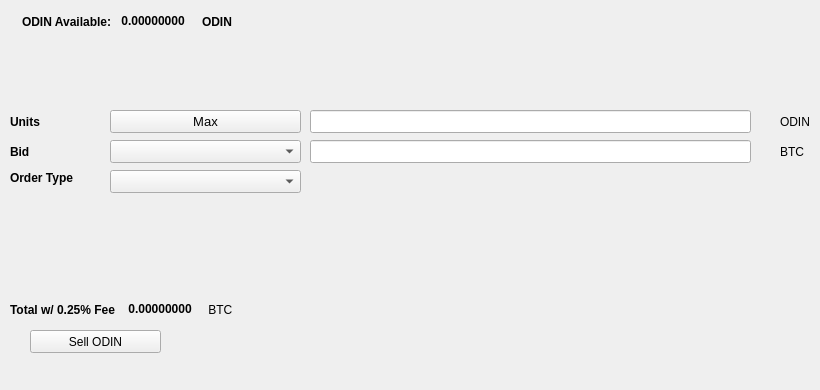
   <widget class="QWidget" name="SellTab">
    <attribute name="title">
     <string>Sell</string>
    </attribute>
    <widget class="QLabel" name="label_16">
     <property name="geometry">
      <rect>
       <x>780</x>
       <y>140</y>
       <width>31</width>
       <height>23</height>
      </rect>
     </property>
     <property name="text">
      <string>BTC</string>
     </property>
    </widget>
    <widget class="QComboBox" name="SellBidcomboBox">
     <property name="geometry">
      <rect>
       <x>110</x>
       <y>140</y>
       <width>191</width>
       <height>23</height>
      </rect>
     </property>
     <property name="font">
      <font>
       <pointsize>10</pointsize>
      </font>
     </property>
    </widget>
    <widget class="QLabel" name="label_18">
     <property name="geometry">
      <rect>
       <x>10</x>
       <y>110</y>
       <width>46</width>
       <height>23</height>
      </rect>
     </property>
     <property name="font">
      <font>
       <weight>75</weight>
       <bold>true</bold>
      </font>
     </property>
     <property name="text">
      <string>Units</string>
     </property>
    </widget>
    <widget class="QPushButton" name="Sell_Max_Amount">
     <property name="geometry">
      <rect>
       <x>110</x>
       <y>110</y>
       <width>191</width>
       <height>23</height>
      </rect>
     </property>
     <property name="font">
      <font>
       <pointsize>10</pointsize>
      </font>
     </property>
     <property name="text">
      <string>Max</string>
     </property>
    </widget>
    <widget class="QLabel" name="label_20">
     <property name="geometry">
      <rect>
       <x>10</x>
       <y>170</y>
       <width>91</width>
       <height>16</height>
      </rect>
     </property>
     <property name="font">
      <font>
       <weight>75</weight>
       <bold>true</bold>
      </font>
     </property>
     <property name="text">
      <string>Order Type</string>
     </property>
    </widget>
    <widget class="QComboBox" name="SellOrdertypeCombo">
     <property name="geometry">
      <rect>
       <x>110</x>
       <y>170</y>
       <width>191</width>
       <height>23</height>
      </rect>
     </property>
     <property name="font">
      <font>
       <pointsize>10</pointsize>
      </font>
     </property>
    </widget>
    <widget class="QLabel" name="label_21">
     <property name="geometry">
      <rect>
       <x>10</x>
       <y>140</y>
       <width>46</width>
       <height>23</height>
      </rect>
     </property>
     <property name="font">
      <font>
       <weight>75</weight>
       <bold>true</bold>
      </font>
     </property>
     <property name="text">
      <string>Bid</string>
     </property>
    </widget>
    <widget class="QLabel" name="label_22">
     <property name="geometry">
      <rect>
       <x>780</x>
       <y>110</y>
       <width>31</width>
       <height>23</height>
      </rect>
     </property>
     <property name="text">
      <string>ODIN</string>
     </property>
    </widget>
    <widget class="QLineEdit" name="UnitsInputODIN">
     <property name="geometry">
      <rect>
       <x>310</x>
       <y>110</y>
       <width>441</width>
       <height>23</height>
      </rect>
     </property>
     <property name="font">
      <font>
       <pointsize>9</pointsize>
       <weight>75</weight>
       <bold>true</bold>
      </font>
     </property>
    </widget>
    <widget class="QLineEdit" name="SellBidPriceEdit">
     <property name="geometry">
      <rect>
       <x>310</x>
       <y>140</y>
       <width>441</width>
       <height>23</height>
      </rect>
     </property>
     <property name="font">
      <font>
       <pointsize>9</pointsize>
       <weight>75</weight>
       <bold>true</bold>
      </font>
     </property>
    </widget>
    <widget class="QPushButton" name="SellODINBTN">
     <property name="geometry">
      <rect>
       <x>30</x>
       <y>330</y>
       <width>131</width>
       <height>23</height>
      </rect>
     </property>
     <property name="text">
      <string>Sell ODIN</string>
     </property>
     <property name="icon">
      <iconset resource="../odin">
       <normaloff>:/icons/bitcoin</normaloff>:/icons/bitcoin</iconset>
     </property>
    </widget>
    <widget class="QWidget" name="layoutWidget3">
     <property name="geometry">
      <rect>
       <x>22</x>
       <y>12</y>
       <width>258</width>
       <height>19</height>
      </rect>
     </property>
     <layout class="QHBoxLayout" name="horizontalLayout">
      <item>
       <widget class="QLabel" name="label232_2">
        <property name="font">
         <font>
          <weight>75</weight>
          <bold>true</bold>
         </font>
        </property>
        <property name="text">
         <string>ODIN Available:</string>
        </property>
       </widget>
      </item>
      <item>
       <widget class="QLabel" name="ODINAvailableLabel">
        <property name="palette">
         <palette>
          <active>
           <colorrole role="WindowText">
            <brush brushstyle="SolidPattern">
             <color alpha="255">
              <red>0</red>
              <green>0</green>
              <blue>0</blue>
             </color>
            </brush>
           </colorrole>
           <colorrole role="Button">
            <brush brushstyle="SolidPattern">
             <color alpha="255">
              <red>0</red>
              <green>170</green>
              <blue>0</blue>
             </color>
            </brush>
           </colorrole>
           <colorrole role="Light">
            <brush brushstyle="SolidPattern">
             <color alpha="255">
              <red>0</red>
              <green>255</green>
              <blue>0</blue>
             </color>
            </brush>
           </colorrole>
           <colorrole role="Midlight">
            <brush brushstyle="SolidPattern">
             <color alpha="255">
              <red>0</red>
              <green>212</green>
              <blue>0</blue>
             </color>
            </brush>
           </colorrole>
           <colorrole role="Dark">
            <brush brushstyle="SolidPattern">
             <color alpha="255">
              <red>0</red>
              <green>85</green>
              <blue>0</blue>
             </color>
            </brush>
           </colorrole>
           <colorrole role="Mid">
            <brush brushstyle="SolidPattern">
             <color alpha="255">
              <red>0</red>
              <green>113</green>
              <blue>0</blue>
             </color>
            </brush>
           </colorrole>
           <colorrole role="Text">
            <brush brushstyle="SolidPattern">
             <color alpha="255">
              <red>0</red>
              <green>170</green>
              <blue>0</blue>
             </color>
            </brush>
           </colorrole>
           <colorrole role="BrightText">
            <brush brushstyle="SolidPattern">
             <color alpha="255">
              <red>255</red>
              <green>255</green>
              <blue>255</blue>
             </color>
            </brush>
           </colorrole>
           <colorrole role="ButtonText">
            <brush brushstyle="SolidPattern">
             <color alpha="255">
              <red>0</red>
              <green>0</green>
              <blue>0</blue>
             </color>
            </brush>
           </colorrole>
           <colorrole role="Base">
            <brush brushstyle="SolidPattern">
             <color alpha="255">
              <red>255</red>
              <green>255</green>
              <blue>255</blue>
             </color>
            </brush>
           </colorrole>
           <colorrole role="Window">
            <brush brushstyle="SolidPattern">
             <color alpha="255">
              <red>0</red>
              <green>170</green>
              <blue>0</blue>
             </color>
            </brush>
           </colorrole>
           <colorrole role="Shadow">
            <brush brushstyle="SolidPattern">
             <color alpha="255">
              <red>0</red>
              <green>0</green>
              <blue>0</blue>
             </color>
            </brush>
           </colorrole>
           <colorrole role="AlternateBase">
            <brush brushstyle="SolidPattern">
             <color alpha="255">
              <red>127</red>
              <green>212</green>
              <blue>127</blue>
             </color>
            </brush>
           </colorrole>
           <colorrole role="ToolTipBase">
            <brush brushstyle="SolidPattern">
             <color alpha="255">
              <red>255</red>
              <green>255</green>
              <blue>220</blue>
             </color>
            </brush>
           </colorrole>
           <colorrole role="ToolTipText">
            <brush brushstyle="SolidPattern">
             <color alpha="255">
              <red>0</red>
              <green>0</green>
              <blue>0</blue>
             </color>
            </brush>
           </colorrole>
          </active>
          <inactive>
           <colorrole role="WindowText">
            <brush brushstyle="SolidPattern">
             <color alpha="255">
              <red>0</red>
              <green>0</green>
              <blue>0</blue>
             </color>
            </brush>
           </colorrole>
           <colorrole role="Button">
            <brush brushstyle="SolidPattern">
             <color alpha="255">
              <red>0</red>
              <green>170</green>
              <blue>0</blue>
             </color>
            </brush>
           </colorrole>
           <colorrole role="Light">
            <brush brushstyle="SolidPattern">
             <color alpha="255">
              <red>0</red>
              <green>255</green>
              <blue>0</blue>
             </color>
            </brush>
           </colorrole>
           <colorrole role="Midlight">
            <brush brushstyle="SolidPattern">
             <color alpha="255">
              <red>0</red>
              <green>212</green>
              <blue>0</blue>
             </color>
            </brush>
           </colorrole>
           <colorrole role="Dark">
            <brush brushstyle="SolidPattern">
             <color alpha="255">
              <red>0</red>
              <green>85</green>
              <blue>0</blue>
             </color>
            </brush>
           </colorrole>
           <colorrole role="Mid">
            <brush brushstyle="SolidPattern">
             <color alpha="255">
              <red>0</red>
              <green>113</green>
              <blue>0</blue>
             </color>
            </brush>
           </colorrole>
           <colorrole role="Text">
            <brush brushstyle="SolidPattern">
             <color alpha="255">
              <red>0</red>
              <green>170</green>
              <blue>0</blue>
             </color>
            </brush>
           </colorrole>
           <colorrole role="BrightText">
            <brush brushstyle="SolidPattern">
             <color alpha="255">
              <red>255</red>
              <green>255</green>
              <blue>255</blue>
             </color>
            </brush>
           </colorrole>
           <colorrole role="ButtonText">
            <brush brushstyle="SolidPattern">
             <color alpha="255">
              <red>0</red>
              <green>0</green>
              <blue>0</blue>
             </color>
            </brush>
           </colorrole>
           <colorrole role="Base">
            <brush brushstyle="SolidPattern">
             <color alpha="255">
              <red>255</red>
              <green>255</green>
              <blue>255</blue>
             </color>
            </brush>
           </colorrole>
           <colorrole role="Window">
            <brush brushstyle="SolidPattern">
             <color alpha="255">
              <red>0</red>
              <green>170</green>
              <blue>0</blue>
             </color>
            </brush>
           </colorrole>
           <colorrole role="Shadow">
            <brush brushstyle="SolidPattern">
             <color alpha="255">
              <red>0</red>
              <green>0</green>
              <blue>0</blue>
             </color>
            </brush>
           </colorrole>
           <colorrole role="AlternateBase">
            <brush brushstyle="SolidPattern">
             <color alpha="255">
              <red>127</red>
              <green>212</green>
              <blue>127</blue>
             </color>
            </brush>
           </colorrole>
           <colorrole role="ToolTipBase">
            <brush brushstyle="SolidPattern">
             <color alpha="255">
              <red>255</red>
              <green>255</green>
              <blue>220</blue>
             </color>
            </brush>
           </colorrole>
           <colorrole role="ToolTipText">
            <brush brushstyle="SolidPattern">
             <color alpha="255">
              <red>0</red>
              <green>0</green>
              <blue>0</blue>
             </color>
            </brush>
           </colorrole>
          </inactive>
          <disabled>
           <colorrole role="WindowText">
            <brush brushstyle="SolidPattern">
             <color alpha="255">
              <red>0</red>
              <green>85</green>
              <blue>0</blue>
             </color>
            </brush>
           </colorrole>
           <colorrole role="Button">
            <brush brushstyle="SolidPattern">
             <color alpha="255">
              <red>0</red>
              <green>170</green>
              <blue>0</blue>
             </color>
            </brush>
           </colorrole>
           <colorrole role="Light">
            <brush brushstyle="SolidPattern">
             <color alpha="255">
              <red>0</red>
              <green>255</green>
              <blue>0</blue>
             </color>
            </brush>
           </colorrole>
           <colorrole role="Midlight">
            <brush brushstyle="SolidPattern">
             <color alpha="255">
              <red>0</red>
              <green>212</green>
              <blue>0</blue>
             </color>
            </brush>
           </colorrole>
           <colorrole role="Dark">
            <brush brushstyle="SolidPattern">
             <color alpha="255">
              <red>0</red>
              <green>85</green>
              <blue>0</blue>
             </color>
            </brush>
           </colorrole>
           <colorrole role="Mid">
            <brush brushstyle="SolidPattern">
             <color alpha="255">
              <red>0</red>
              <green>113</green>
              <blue>0</blue>
             </color>
            </brush>
           </colorrole>
           <colorrole role="Text">
            <brush brushstyle="SolidPattern">
             <color alpha="255">
              <red>0</red>
              <green>85</green>
              <blue>0</blue>
             </color>
            </brush>
           </colorrole>
           <colorrole role="BrightText">
            <brush brushstyle="SolidPattern">
             <color alpha="255">
              <red>255</red>
              <green>255</green>
              <blue>255</blue>
             </color>
            </brush>
           </colorrole>
           <colorrole role="ButtonText">
            <brush brushstyle="SolidPattern">
             <color alpha="255">
              <red>0</red>
              <green>85</green>
              <blue>0</blue>
             </color>
            </brush>
           </colorrole>
           <colorrole role="Base">
            <brush brushstyle="SolidPattern">
             <color alpha="255">
              <red>0</red>
              <green>170</green>
              <blue>0</blue>
             </color>
            </brush>
           </colorrole>
           <colorrole role="Window">
            <brush brushstyle="SolidPattern">
             <color alpha="255">
              <red>0</red>
              <green>170</green>
              <blue>0</blue>
             </color>
            </brush>
           </colorrole>
           <colorrole role="Shadow">
            <brush brushstyle="SolidPattern">
             <color alpha="255">
              <red>0</red>
              <green>0</green>
              <blue>0</blue>
             </color>
            </brush>
           </colorrole>
           <colorrole role="AlternateBase">
            <brush brushstyle="SolidPattern">
             <color alpha="255">
              <red>0</red>
              <green>170</green>
              <blue>0</blue>
             </color>
            </brush>
           </colorrole>
           <colorrole role="ToolTipBase">
            <brush brushstyle="SolidPattern">
             <color alpha="255">
              <red>255</red>
              <green>255</green>
              <blue>220</blue>
             </color>
            </brush>
           </colorrole>
           <colorrole role="ToolTipText">
            <brush brushstyle="SolidPattern">
             <color alpha="255">
              <red>0</red>
              <green>0</green>
              <blue>0</blue>
             </color>
            </brush>
           </colorrole>
          </disabled>
         </palette>
        </property>
        <property name="font">
         <font>
          <weight>75</weight>
          <bold>true</bold>
         </font>
        </property>
        <property name="text">
         <string> 0.00000000 </string>
        </property>
        <property name="textInteractionFlags">
         <set>Qt::LinksAccessibleByMouse|Qt::TextSelectableByKeyboard|Qt::TextSelectableByMouse</set>
        </property>
       </widget>
      </item>
      <item>
       <widget class="QLabel" name="labelODIN">
        <property name="font">
         <font>
          <weight>75</weight>
          <bold>true</bold>
         </font>
        </property>
        <property name="text">
         <string>ODIN</string>
        </property>
       </widget>
      </item>
     </layout>
    </widget>
    <widget class="QWidget" name="layoutWidget">
     <property name="geometry">
      <rect>
       <x>10</x>
       <y>300</y>
       <width>268</width>
       <height>19</height>
      </rect>
     </property>
     <layout class="QHBoxLayout" name="horizontalLayout_2">
      <item>
       <widget class="QLabel" name="label_19">
        <property name="font">
         <font>
          <weight>75</weight>
          <bold>true</bold>
         </font>
        </property>
        <property name="text">
         <string>Total w/ 0.25% Fee </string>
        </property>
       </widget>
      </item>
      <item>
       <widget class="QLabel" name="SellCostLabel">
        <property name="palette">
         <palette>
          <active>
           <colorrole role="WindowText">
            <brush brushstyle="SolidPattern">
             <color alpha="255">
              <red>0</red>
              <green>0</green>
              <blue>0</blue>
             </color>
            </brush>
           </colorrole>
           <colorrole role="Button">
            <brush brushstyle="SolidPattern">
             <color alpha="255">
              <red>0</red>
              <green>170</green>
              <blue>0</blue>
             </color>
            </brush>
           </colorrole>
           <colorrole role="Light">
            <brush brushstyle="SolidPattern">
             <color alpha="255">
              <red>0</red>
              <green>255</green>
              <blue>0</blue>
             </color>
            </brush>
           </colorrole>
           <colorrole role="Midlight">
            <brush brushstyle="SolidPattern">
             <color alpha="255">
              <red>0</red>
              <green>212</green>
              <blue>0</blue>
             </color>
            </brush>
           </colorrole>
           <colorrole role="Dark">
            <brush brushstyle="SolidPattern">
             <color alpha="255">
              <red>0</red>
              <green>85</green>
              <blue>0</blue>
             </color>
            </brush>
           </colorrole>
           <colorrole role="Mid">
            <brush brushstyle="SolidPattern">
             <color alpha="255">
              <red>0</red>
              <green>113</green>
              <blue>0</blue>
             </color>
            </brush>
           </colorrole>
           <colorrole role="Text">
            <brush brushstyle="SolidPattern">
             <color alpha="255">
              <red>0</red>
              <green>170</green>
              <blue>0</blue>
             </color>
            </brush>
           </colorrole>
           <colorrole role="BrightText">
            <brush brushstyle="SolidPattern">
             <color alpha="255">
              <red>255</red>
              <green>255</green>
              <blue>255</blue>
             </color>
            </brush>
           </colorrole>
           <colorrole role="ButtonText">
            <brush brushstyle="SolidPattern">
             <color alpha="255">
              <red>0</red>
              <green>0</green>
              <blue>0</blue>
             </color>
            </brush>
           </colorrole>
           <colorrole role="Base">
            <brush brushstyle="SolidPattern">
             <color alpha="255">
              <red>255</red>
              <green>255</green>
              <blue>255</blue>
             </color>
            </brush>
           </colorrole>
           <colorrole role="Window">
            <brush brushstyle="SolidPattern">
             <color alpha="255">
              <red>0</red>
              <green>170</green>
              <blue>0</blue>
             </color>
            </brush>
           </colorrole>
           <colorrole role="Shadow">
            <brush brushstyle="SolidPattern">
             <color alpha="255">
              <red>0</red>
              <green>0</green>
              <blue>0</blue>
             </color>
            </brush>
           </colorrole>
           <colorrole role="AlternateBase">
            <brush brushstyle="SolidPattern">
             <color alpha="255">
              <red>127</red>
              <green>212</green>
              <blue>127</blue>
             </color>
            </brush>
           </colorrole>
           <colorrole role="ToolTipBase">
            <brush brushstyle="SolidPattern">
             <color alpha="255">
              <red>255</red>
              <green>255</green>
              <blue>220</blue>
             </color>
            </brush>
           </colorrole>
           <colorrole role="ToolTipText">
            <brush brushstyle="SolidPattern">
             <color alpha="255">
              <red>0</red>
              <green>0</green>
              <blue>0</blue>
             </color>
            </brush>
           </colorrole>
          </active>
          <inactive>
           <colorrole role="WindowText">
            <brush brushstyle="SolidPattern">
             <color alpha="255">
              <red>0</red>
              <green>0</green>
              <blue>0</blue>
             </color>
            </brush>
           </colorrole>
           <colorrole role="Button">
            <brush brushstyle="SolidPattern">
             <color alpha="255">
              <red>0</red>
              <green>170</green>
              <blue>0</blue>
             </color>
            </brush>
           </colorrole>
           <colorrole role="Light">
            <brush brushstyle="SolidPattern">
             <color alpha="255">
              <red>0</red>
              <green>255</green>
              <blue>0</blue>
             </color>
            </brush>
           </colorrole>
           <colorrole role="Midlight">
            <brush brushstyle="SolidPattern">
             <color alpha="255">
              <red>0</red>
              <green>212</green>
              <blue>0</blue>
             </color>
            </brush>
           </colorrole>
           <colorrole role="Dark">
            <brush brushstyle="SolidPattern">
             <color alpha="255">
              <red>0</red>
              <green>85</green>
              <blue>0</blue>
             </color>
            </brush>
           </colorrole>
           <colorrole role="Mid">
            <brush brushstyle="SolidPattern">
             <color alpha="255">
              <red>0</red>
              <green>113</green>
              <blue>0</blue>
             </color>
            </brush>
           </colorrole>
           <colorrole role="Text">
            <brush brushstyle="SolidPattern">
             <color alpha="255">
              <red>0</red>
              <green>170</green>
              <blue>0</blue>
             </color>
            </brush>
           </colorrole>
           <colorrole role="BrightText">
            <brush brushstyle="SolidPattern">
             <color alpha="255">
              <red>255</red>
              <green>255</green>
              <blue>255</blue>
             </color>
            </brush>
           </colorrole>
           <colorrole role="ButtonText">
            <brush brushstyle="SolidPattern">
             <color alpha="255">
              <red>0</red>
              <green>0</green>
              <blue>0</blue>
             </color>
            </brush>
           </colorrole>
           <colorrole role="Base">
            <brush brushstyle="SolidPattern">
             <color alpha="255">
              <red>255</red>
              <green>255</green>
              <blue>255</blue>
             </color>
            </brush>
           </colorrole>
           <colorrole role="Window">
            <brush brushstyle="SolidPattern">
             <color alpha="255">
              <red>0</red>
              <green>170</green>
              <blue>0</blue>
             </color>
            </brush>
           </colorrole>
           <colorrole role="Shadow">
            <brush brushstyle="SolidPattern">
             <color alpha="255">
              <red>0</red>
              <green>0</green>
              <blue>0</blue>
             </color>
            </brush>
           </colorrole>
           <colorrole role="AlternateBase">
            <brush brushstyle="SolidPattern">
             <color alpha="255">
              <red>127</red>
              <green>212</green>
              <blue>127</blue>
             </color>
            </brush>
           </colorrole>
           <colorrole role="ToolTipBase">
            <brush brushstyle="SolidPattern">
             <color alpha="255">
              <red>255</red>
              <green>255</green>
              <blue>220</blue>
             </color>
            </brush>
           </colorrole>
           <colorrole role="ToolTipText">
            <brush brushstyle="SolidPattern">
             <color alpha="255">
              <red>0</red>
              <green>0</green>
              <blue>0</blue>
             </color>
            </brush>
           </colorrole>
          </inactive>
          <disabled>
           <colorrole role="WindowText">
            <brush brushstyle="SolidPattern">
             <color alpha="255">
              <red>0</red>
              <green>85</green>
              <blue>0</blue>
             </color>
            </brush>
           </colorrole>
           <colorrole role="Button">
            <brush brushstyle="SolidPattern">
             <color alpha="255">
              <red>0</red>
              <green>170</green>
              <blue>0</blue>
             </color>
            </brush>
           </colorrole>
           <colorrole role="Light">
            <brush brushstyle="SolidPattern">
             <color alpha="255">
              <red>0</red>
              <green>255</green>
              <blue>0</blue>
             </color>
            </brush>
           </colorrole>
           <colorrole role="Midlight">
            <brush brushstyle="SolidPattern">
             <color alpha="255">
              <red>0</red>
              <green>212</green>
              <blue>0</blue>
             </color>
            </brush>
           </colorrole>
           <colorrole role="Dark">
            <brush brushstyle="SolidPattern">
             <color alpha="255">
              <red>0</red>
              <green>85</green>
              <blue>0</blue>
             </color>
            </brush>
           </colorrole>
           <colorrole role="Mid">
            <brush brushstyle="SolidPattern">
             <color alpha="255">
              <red>0</red>
              <green>113</green>
              <blue>0</blue>
             </color>
            </brush>
           </colorrole>
           <colorrole role="Text">
            <brush brushstyle="SolidPattern">
             <color alpha="255">
              <red>0</red>
              <green>85</green>
              <blue>0</blue>
             </color>
            </brush>
           </colorrole>
           <colorrole role="BrightText">
            <brush brushstyle="SolidPattern">
             <color alpha="255">
              <red>255</red>
              <green>255</green>
              <blue>255</blue>
             </color>
            </brush>
           </colorrole>
           <colorrole role="ButtonText">
            <brush brushstyle="SolidPattern">
             <color alpha="255">
              <red>0</red>
              <green>85</green>
              <blue>0</blue>
             </color>
            </brush>
           </colorrole>
           <colorrole role="Base">
            <brush brushstyle="SolidPattern">
             <color alpha="255">
              <red>0</red>
              <green>170</green>
              <blue>0</blue>
             </color>
            </brush>
           </colorrole>
           <colorrole role="Window">
            <brush brushstyle="SolidPattern">
             <color alpha="255">
              <red>0</red>
              <green>170</green>
              <blue>0</blue>
             </color>
            </brush>
           </colorrole>
           <colorrole role="Shadow">
            <brush brushstyle="SolidPattern">
             <color alpha="255">
              <red>0</red>
              <green>0</green>
              <blue>0</blue>
             </color>
            </brush>
           </colorrole>
           <colorrole role="AlternateBase">
            <brush brushstyle="SolidPattern">
             <color alpha="255">
              <red>0</red>
              <green>170</green>
              <blue>0</blue>
             </color>
            </brush>
           </colorrole>
           <colorrole role="ToolTipBase">
            <brush brushstyle="SolidPattern">
             <color alpha="255">
              <red>255</red>
              <green>255</green>
              <blue>220</blue>
             </color>
            </brush>
           </colorrole>
           <colorrole role="ToolTipText">
            <brush brushstyle="SolidPattern">
             <color alpha="255">
              <red>0</red>
              <green>0</green>
              <blue>0</blue>
             </color>
            </brush>
           </colorrole>
          </disabled>
         </palette>
        </property>
        <property name="font">
         <font>
          <weight>75</weight>
          <bold>true</bold>
         </font>
        </property>
        <property name="autoFillBackground">
         <bool>false</bool>
        </property>
        <property name="text">
         <string> 0.00000000</string>
        </property>
        <property name="textInteractionFlags">
         <set>Qt::LinksAccessibleByMouse|Qt::TextSelectableByMouse</set>
        </property>
       </widget>
      </item>
      <item>
       <widget class="QLabel" name="label_17">
        <property name="font">
         <font>
          <weight>50</weight>
          <bold>false</bold>
         </font>
        </property>
        <property name="text">
         <string> BTC</string>
        </property>
       </widget>
      </item>
     </layout>
    </widget>
    <widget class="QLabel" name="label_23">
     <property name="geometry">
      <rect>
       <x>460</x>
       <y>300</y>
       <width>281</width>
       <height>81</height>
      </rect>
     </property>
     <property name="text">
      <string/>
     </property>
     <property name="pixmap">
      <pixmap>:/images/bittrex</pixmap>
     </property>
    </widget>
   </widget>
